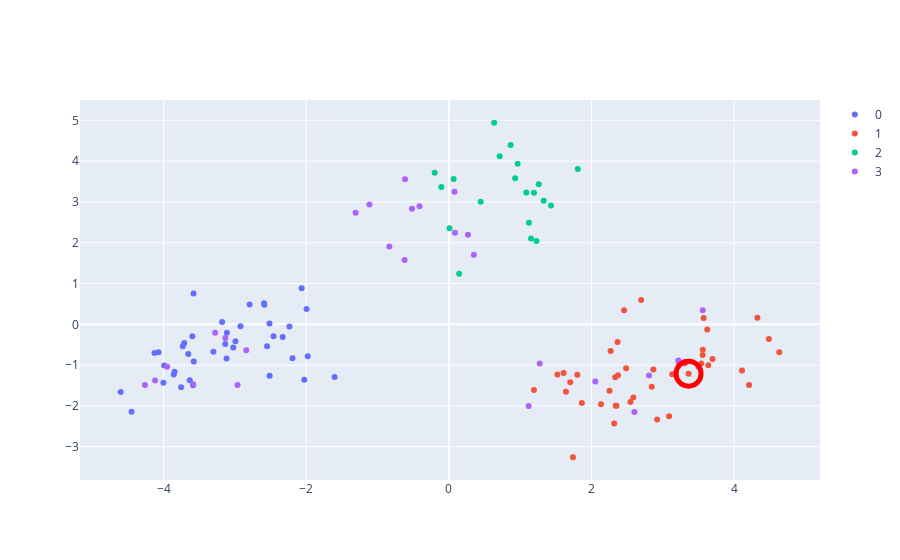

The notebook cell this image was saved under:
### Markdown cell above
#### B. Coordinates at local window.

Dimensionality reduction of features surrounding missing call. Nfeatures=  wind_sizes.

Coordinates of observation with missing data indicated with red circle.

### Code cell
local_l= genotype[:,(nan_pos-int(wind_sizes/2)):(nan_pos+int(wind_sizes/2))]
coords= {z:[x for x in range(len(label_vector)) if label_vector[x] == z] for z in list(set(label_vector))}

pca2 = PCA(n_components=ncomps, whiten=False,svd_solver='randomized')
featl= pca2.fit_transform(local_l)

figwl= [go.Scatter(
    x= featl[coords[i],0],
    y= featl[coords[i],1],
    mode= 'markers',
    name= str(i)
) for i in coords.keys()]

figwl.append(go.Scatter(
    mode='markers',
    x=[featl[nan_acc,0]],
    y=[featl[nan_acc,1]],
    marker=dict(
        color='rgba(135, 206, 250, 0)',
        size=25,
        opacity= 1,
        line=dict(
            color='red',
            width=5
        )
    ),
    showlegend=False
))

layout= go.Layout()

Figure_wl= go.Figure(data= figwl, layout= layout)

iplot(Figure_wl)

### Figure 1 — Plotly figure (JSON) as saved in the notebook; plotly's stock layout.template omitted (floating-point values rounded to 4 significant figures)
{"data": [{"mode": "markers", "name": "0", "type": "scatter", "x": [-3.71, -4.002, -2.514, -3.58, -3.302, -2.513, -2.064, -2.458, -3.179, -3.586, -4.071, -3.73, -4.6, -3.753, -2.992, -3.023, -2.33, -4.127, -3.135, -3.112, -3.597, -2.921, -2.192, -2.549, -3.654, -1.979, -2.028, -3.857, -2.793, -3.577, -3.632, -1.602, -2.592, -2.587, -3.116, -3.846, -4.448, -3.991, -2.235, -1.996], "y": [-0.4604, -1.432, 0.01757, 0.7534, -0.6714, -1.261, 0.8846, -0.2947, 0.05361, -1.497, -0.6873, -0.5384, -1.659, -1.544, -0.4157, -0.5703, -0.3087, -0.7053, -0.4811, -0.2079, -0.2924, -0.04774, -0.8294, -0.5377, -0.7257, -0.7845, -1.361, -1.233, 0.4831, -0.9087, -1.37, -1.289, 0.5184, 0.4806, -0.8384, -1.165, -2.146, -1.013, -0.05589, 0.3748]}, {"mode": "markers", "name": "1", "type": "scatter", "x": [4.208, 2.365, 1.641, 3.637, 2.844, 1.521, 2.349, 3.557, 3.224, 1.192, 3.31, 3.087, 3.131, 2.919, 2.268, 4.486, 2.485, 1.864, 2.252, 4.109, 2.371, 3.622, 1.739, 1.801, 3.537, 3.696, 2.545, 4.325, 3.572, 3.559, 1.702, 1.608, 2.586, 2.132, 2.456, 2.866, 3.36, 2.318, 2.695, 2.339, 2.332, 4.631], "y": [-1.49, -0.4326, -1.652, -1.002, -1.531, -1.231, -1.999, -0.7496, -0.9324, -1.609, -0.9515, -2.253, -1.222, -2.331, -0.6538, -0.3577, -1.074, -1.926, -1.626, -1.131, -1.246, -0.1261, -3.258, -1.239, -0.9616, -0.8502, -1.902, 0.1599, 0.1545, -0.6208, -1.42, -1.195, -1.796, -1.961, 0.3434, -1.109, -1.209, -2.433, 0.5946, -1.996, -1.296, -0.6872]}, {"mode": "markers", "name": "2", "type": "scatter", "x": [-0.1994, 0.6351, 0.9292, 1.086, 0.9639, 1.329, 1.431, -0.1062, 1.227, 1.26, 0.06689, 0.1442, 1.807, 0.8657, 0.7113, 0.009395, 1.193, 1.151, 0.4461, 1.122], "y": [3.716, 4.94, 3.578, 3.23, 3.934, 3.029, 2.912, 3.367, 2.039, 3.432, 3.562, 1.238, 3.806, 4.395, 4.116, 2.355, 3.227, 2.1, 3.005, 2.491]}, {"mode": "markers", "name": "3", "type": "scatter", "x": [-0.4117, 1.273, -0.5177, -0.6208, 3.559, -1.114, -0.6148, 0.07846, 0.3499, -4.119, 0.2668, -3.133, -0.8348, 1.118, 2.807, -3.277, 2.053, -2.841, 0.08455, -1.308, 3.502, -2.963, -3.585, -4.261, 3.217, -3.95, 2.601, 3.303], "y": [2.892, -0.9583, 2.833, 1.575, 0.3445, 2.936, 3.555, 3.25, 1.703, -1.378, 2.193, -0.337, 1.908, -2.005, -1.252, -0.2066, -1.404, -0.6355, 2.247, 2.735, -1.045, -1.485, -1.467, -1.49, -0.8894, -1.038, -2.147, -0.9325]}, {"marker": {"color": "rgba(135, 206, 250, 0)", "line": {"color": "red", "width": 5}, "opacity": 1, "size": 25}, "mode": "markers", "showlegend": false, "type": "scatter", "x": [3.36], "y": [-1.209]}], "layout": {}}
